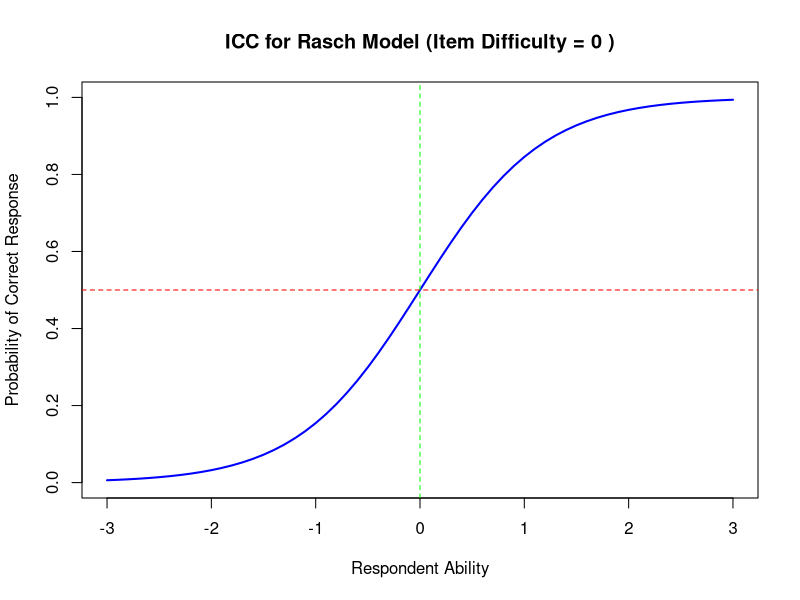

Recreate this plot in R.
# Rasch model ICC function

rasch_icc <- function(ability_levels, item_difficulty) {
  # Description:
  # Computes the probability of a correct response using the Rasch model (1PL)
  # and plots the Item Characteristic Curve (ICC).
  #
  # Arguments:
  #   ability_levels: A vector of respondent ability levels.
  #   item_difficulty: Difficulty parameter of the item (scalar).
  #
  # Returns:
  #   A plot of the ICC and a data frame of ability levels and probabilities.
  
  # Compute probabilities using the Rasch model equation
  probabilities <- 1 / (1 + exp(-1.7 * (ability_levels - item_difficulty)))
  
  # Create a data frame for plotting and returning results
  results <- data.frame(Ability = ability_levels, Probability = probabilities)
  
  # Plot the ICC
  plot(
    results$Ability,
    results$Probability,
    type = "l",
    col = "blue",
    lwd = 2,
    xlab = "Respondent Ability",
    ylab = "Probability of Correct Response",
    main = paste("ICC for Rasch Model (Item Difficulty =", item_difficulty, ")"),
    ylim = c(0, 1)
  )
  abline(h = 0.5, col = "red", lty = 2)  # Add a horizontal line at 50%
  abline(v = item_difficulty,
         col = "green",
         lty = 2)  # Add a vertical line at difficulty
  
  # Return the results
  return(results)
}

# Example Usage
ability_values <- seq(-3, 3, by = 0.1)  # Respondent ability levels from -3 to 3
ability_values
item_difficulty <- 0  # Difficulty of the item
rasch_icc(ability_levels = ability_values, item_difficulty = item_difficulty)
